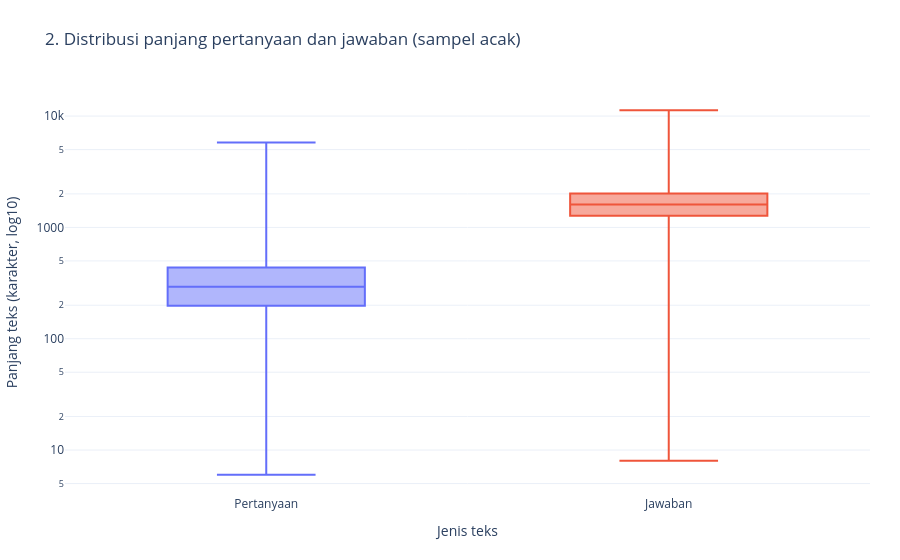

Write notebook code for a chart like this one.
### Code cell
fig2 = go.Figure()
for field, label in [('question_length', 'Pertanyaan'), ('answer_length', 'Jawaban')]:
    values = [v for v in numeric_sample[field].to_list() if v is not None and v > 0]
    fig2.add_trace(go.Box(y=values, name=label, boxpoints=False))
fig2.update_layout(
    title='2. Distribusi panjang pertanyaan dan jawaban (sampel acak)',
    xaxis_title='Jenis teks', yaxis_title='Panjang teks (karakter, log10)',
    showlegend=False,
)
fig2.update_yaxes(type='log')
publish(fig2, '02_distribusi_panjang_teks.html')

### Figure 1 — Plotly figure (JSON) as saved in the notebook; plotly's stock layout.template omitted (floating-point values rounded to 4 significant figures; data arrays with more than 128 entries replaced by an {"elided": "..."} marker saying what was removed)
{"data": [{"boxpoints": false, "name": "Pertanyaan", "type": "box", "y": {"elided": "15000 int values"}}, {"boxpoints": false, "name": "Jawaban", "type": "box", "y": {"elided": "15000 int values"}}], "layout": {"hovermode": "closest", "margin": {"b": 65, "l": 60, "r": 30, "t": 90}, "showlegend": false, "title": {"text": "2. Distribusi panjang pertanyaan dan jawaban (sampel acak)"}, "xaxis": {"title": {"text": "Jenis teks"}}, "yaxis": {"title": {"text": "Panjang teks (karakter, log10)"}, "type": "log"}}}
